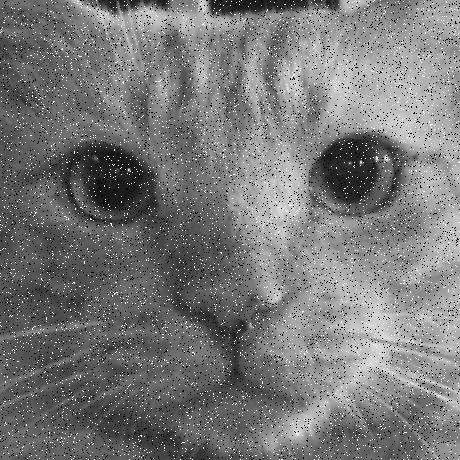
#> input picture Work-1/img/noise.png, 460 x 460 px
$ jupyter execute histogram_test.ipynb
#> lines starting #> are read from the running program, lines starting #| are printed output that depends on the picture
### Work-1/histogram/histogram.py
import numpy as np
import matplotlib.pyplot as plt

class Histogram:
    def __init__(self, img):
        self.img = np.array(img).astype('uint8')
        self.img_size_lin, self.img_size_col = self.img.shape  # Não precisamos de *_ aqui
        self.histogram = np.zeros(256)  # Inicializa o histograma se  dtype == 'uint8'

    def calc_hist(self):
        if self.img.dtype == 'uint8':
            for j in range(self.img_size_lin):
                for k in range(self.img_size_col):
                    self.histogram[(self.img[j, k])] += 1
        else:
            print("A imagem precisa ser do tipo 'uint8' para o cálculo do histograma.")

    def normalize_hist(self):
        total_pixels = self.img_size_lin * self.img_size_col
        self.histogram = 100 * self.histogram / total_pixels

    def calc_and_plot(self):
        self.calc_hist()
        #self.normalize_hist()

        fig, axs = plt.subplots(1, 2, figsize=(10, 4))

        # Plotagem da imagem à esquerda
        axs[0].imshow(self.img, cmap='gray')


        # Plotagem do histograma à direita
        axs[1].bar(range(256), self.histogram)
        plt.subplots_adjust(wspace=0.5)

        plt.show()

### Work-1/histogram/histogram_test.ipynb
[cell 1]
import cv2
import numpy as np
import math as m
from histogram import Histogram

[cell 2]
img = cv2.imread('../img/noise.png', cv2.IMREAD_GRAYSCALE)
#> img is the input picture: shape (460, 460); min 0, max 255, mean 119.9
hist = Histogram(img)
hist.calc_and_plot()
#> in calc_and_plot, `plt.show()`:
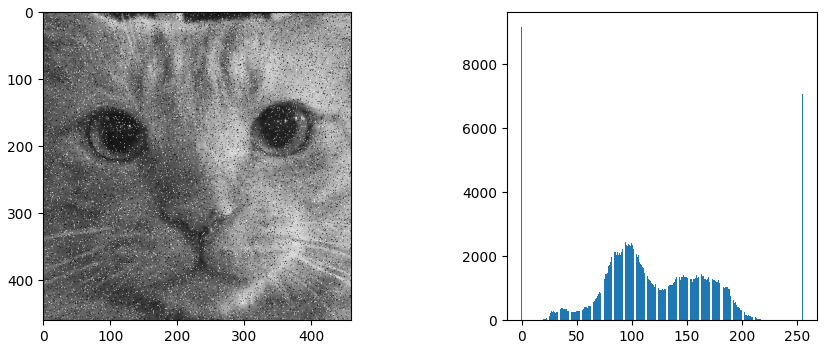
#> figure drawn by matplotlib, 2 panels; panel 2: tallest bar 9183 high, from x = -0.4 to 0.4

[cell 3]
class MedianFilter:
  def __init__(self, img , kernel_size):
    self.img = np.array(img)
    self.original = self.img
    self.img_size_lin, self.img_size_col, *_ = self.img.shape
    self.kernel_size = kernel_size
    self.central = m.floor((kernel_size / 2))
    self.padding = np.zeros((self.img_size_lin + self.central * 2, self.img_size_col + self.central * 2))

  def _filter(self):
    self.padding[(0 + self.central):(self.img_size_lin + self.central), (0 + self.central):(self.img_size_col + self.central)] = self.img.copy()
    buffer = np.zeros((self.kernel_size * self.kernel_size))
    final_array = np.zeros(self.img.shape)
    for j in range(0, self.img_size_lin):
      for k in range(0, self.img_size_col):
        for kl in range(0, self.kernel_size):
          for kk in range(0, self.kernel_size):
            buffer[(self.kernel_size * kl + kk)] = (self.padding[j + kl, k + kk])

        buffer = np.sort(buffer)
        value = buffer[int(np.floor((self.kernel_size ** 2) / 2))]
        final_array[j, k] = value

    final_array = np.uint8(final_array)
    print("FINISHED")
    return final_array

  def run_test(self, num_increments):
#> called with num_increments = 1
        original = self.original
        aux = np.zeros((self.img_size_lin, self.img_size_col))
        auxs = [original]
       # [4 lines of commented-out code are left out]

        for i in range(num_increments):
            aux[:, :] = self._filter()
            #print(f"{i}\n", aux)
            auxs.append(aux.copy())
            self.img = aux.copy()
#> this loop made 1 pass
#> pass 1, in run_test, `self.img = aux.copy()`:
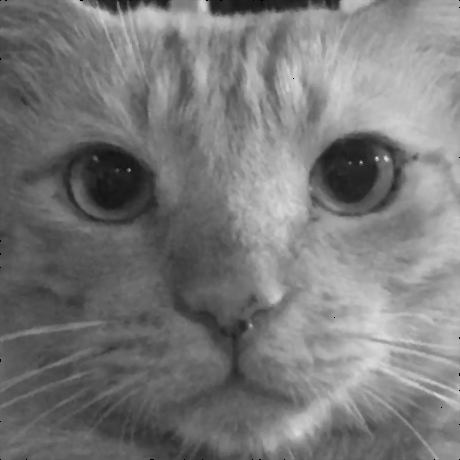
#> self.img: shape (460, 460) float64; min 0, max 226, mean 120.6
#> after the loop, auxs = 2 items

        # [4 lines of commented-out code are left out]
        self.img = original.copy()
        return aux

[cell 4]
median = MedianFilter(img, 3)
new_img = median.run_test(1)
hist2 = Histogram(new_img)
hist2.calc_and_plot()
#> in calc_and_plot (call 2), `plt.show()`:
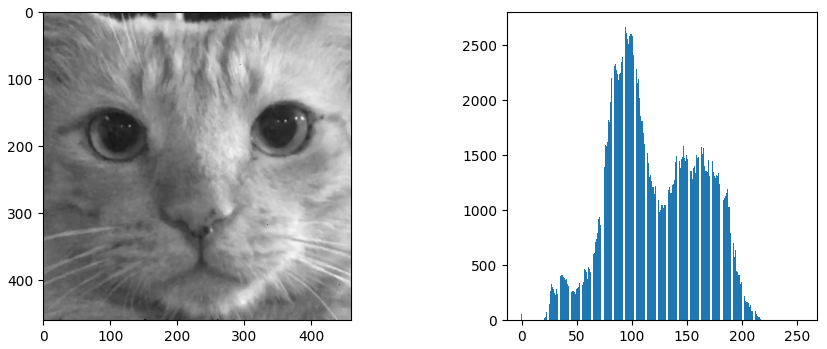
#> figure drawn by matplotlib, 2 panels; panel 2: tallest bar 2667 high, from x = 93.6 to 94.4
